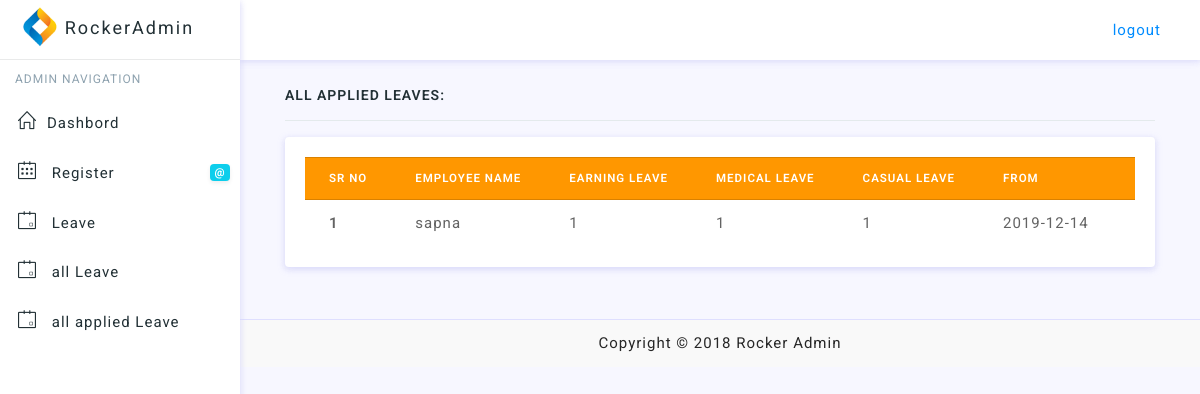
The page /admin/all_applied_leaves.php (signed in) on the database its author committed.
### tables this page shows
CREATE TABLE `applied_leave` (
  `id` int(11) NOT NULL,
  `i_from` varchar(255) NOT NULL,
  `i_to` varchar(255) NOT NULL,
  `e_leave` int(255) NOT NULL,
  `m_leave` int(255) NOT NULL,
  `c_leave` int(255) NOT NULL,
  `apply_by` int(255) NOT NULL,
  `status` varchar(255) NOT NULL,
  `applied_date` timestamp NOT NULL DEFAULT current_timestamp() ON UPDATE current_timestamp()
);

CREATE TABLE `users` (
  `user_id` int(255) NOT NULL,
  `user_name` varchar(255) NOT NULL,
  `user_email` varchar(255) NOT NULL,
  `user_password` varchar(255) NOT NULL,
  `department` varchar(255) NOT NULL,
  `user_role` varchar(255) NOT NULL,
  `created_on` timestamp NOT NULL DEFAULT current_timestamp() ON UPDATE current_timestamp()
);

### admin/all_applied_leaves.php (the view, shortened to what this page needs)
<!DOCTYPE html>
<html lang="en">
<?php include"admin_header.php"; ?>
<?php include"function.php"; ?>
<body>
    <?php include"navigation.php"; ?>
    <div class="content-wrapper">
        <div class="container-fluid">
            <div class="col-lg-12">
                <h6 class="text-uppercase">All applied leaves:</h6>
                <hr>
                <div class="card">
                    <div class="card-body">
                        <div class="table-responsive">
                            <table class="table">
                                <thead class="thead-warning">
                                    <tr>
                                        <th scope="col">SR No</th>
                                        <th scope="col">employee name</th>
                                        <th scope="col">Earning leave</th>
                                        <th scope="col">medical leave</th>
                                        <th scope="col">casual leave</th>
                                        <th scope="col">from</th>
                                        <th scope="col">to</th>
                                    </tr>
                                </thead>
                                <tbody>
                                    <?php
          $i =1;
 $show_users = "SELECT * FROM applied_leave t1 join users t2 on t1.apply_by=t2.user_id";
    $showall=mysqli_query($connection,$show_users);
     $count = mysqli_num_rows($showall);
        if($count>0){
while($row = mysqli_fetch_array($showall)){
     $user_name = $row['user_name'];
      $e_leave = $row['e_leave'];
     $m_leave = $row['m_leave'];
      $c_leave = $row['c_leave'];
      $i_from = $row['i_from'];
       $i_to = $row['i_to'];
      ?>
                                    <tr>
                                        <th scope="row"><?php echo $i; ?></th>
                                        <td><?php echo $user_name; ?></td>
                                        <td><?php echo $e_leave; ?></td>
                                        <td><?php echo $m_leave; ?></td>
                                        <td><?php echo $c_leave; ?></td>
                                        <td><?php echo $i_from; ?></td>
                                        <td><?php echo $i_to; ?></td>
                                    </tr>
                                        <?php
                                        $i++;
                                        }} else{
                                        echo "no Records Found";
                                        } ?>
                                </tbody>
                            </table>
                        </div>
                    </div>
                </div>
            </div>
        </div>
    </div>
    <?php include"admin_footer.php"; ?>
</body>
</html>

### rows shown on the page
applied_leave: users.user_name "sapna", e_leave "1", m_leave "1", c_leave "1", i_from "2019-12-14"
